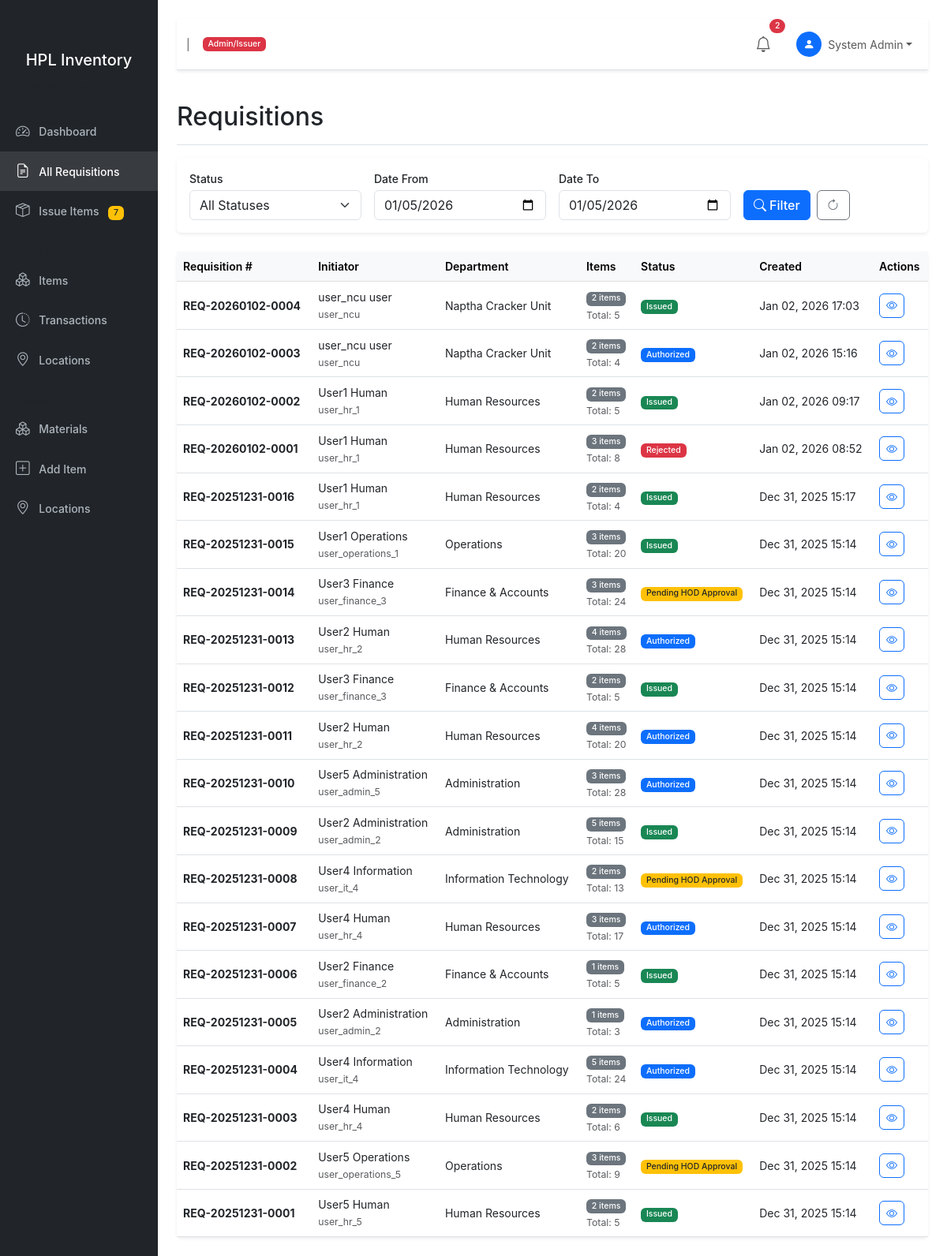
Page /requisition/ (signed in) on the committed database.
### core/models.py (models this page shows, shortened)
class User(AbstractUser):
    ROLE_CHOICES = [
        ('initiator', 'Initiator'),
        ('hod', 'Head of Department'),
        ('admin', 'Admin/Issuer'),
        ('super_admin', 'Super Admin'),
    ]
    role = models.CharField(
        max_length=20,
        choices=ROLE_CHOICES,
        default='initiator',
        help_text="User role determines permissions and workflow capabilities"
    )
    department = models.ForeignKey(
        Department,
        on_delete=models.SET_NULL,
        null=True,
        blank=True,
        related_name='users',
        help_text="Department for HOD authorization scope"
    )
    employee_id = models.CharField(
        max_length=50,
        unique=True,
        blank=True,
        null=True,
        help_text="HPL Employee ID"
    )
    phone = models.CharField(max_length=20, blank=True, null=True)
    is_active = models.BooleanField(default=True)
    created_at = models.DateTimeField(auto_now_add=True)
    updated_at = models.DateTimeField(auto_now=True)
    class Meta:
        verbose_name = 'User'
        verbose_name_plural = 'Users'
        ordering = ['department', 'username']
    def get_full_name(self):
        if self.first_name and self.last_name:
            return f"{self.first_name} {self.last_name}"
        return self.username
    @property
    def is_super_admin(self):
        return self.role == 'super_admin'
    @property
    def is_hod(self):
        return self.role == 'hod'
    @property
    def is_admin(self):
        return self.role == 'admin'
    @property
    def is_initiator(self):
        return self.role == 'initiator'
    def get_pending_requisitions_count(self):
        if self.is_super_admin:
            from requisition.models import Requisition
            return Requisition.objects.filter(
                status__in=['pending_hod', 'authorized']
            ).count()
        elif self.is_hod:
            from requisition.models import Requisition
            return Requisition.objects.filter(
                status='pending_hod',
                initiator__department=self.department
            ).count()
        elif self.is_admin:
            from requisition.models import Requisition
            return Requisition.objects.filter(status='authorized').count()
        return 0

### requisition/models.py (models this page shows, shortened)
class Requisition(models.Model):
    STATUS_CHOICES = [
        ('draft', 'Draft'),
        ('pending_hod', 'Pending HOD Approval'),
        ('sent_back', 'Sent Back for Revision'),
        ('authorized', 'Authorized'),
        ('rejected', 'Rejected'),
        ('issued', 'Issued'),
        ('cancelled', 'Cancelled'),
    ]
    requisition_number = models.CharField(
        max_length=50,
        unique=True,
        help_text="Auto-generated requisition number"
    )
    initiator = models.ForeignKey(
        settings.AUTH_USER_MODEL,
        on_delete=models.PROTECT,
        related_name='requisitions',
        help_text="User who created the requisition"
    )
    hod_approver = models.ForeignKey(
        settings.AUTH_USER_MODEL,
        on_delete=models.SET_NULL,
        null=True,
        blank=True,
        related_name='approved_requisitions',
        help_text="HOD who approved the requisition"
    )
    issuer = models.ForeignKey(
        settings.AUTH_USER_MODEL,
        on_delete=models.SET_NULL,
        null=True,
        blank=True,
        related_name='issued_requisitions',
        help_text="Admin who issued the items"
    )
    status = models.CharField(
        max_length=20,
        choices=STATUS_CHOICES,
        default='pending_hod',
        help_text="Current status of the requisition"
    )
    purpose = models.TextField(
        help_text="Reason/purpose for the requisition"
    )
    department = models.CharField(
        max_length=100,
        help_text="Department of the initiator"
    )
    notes = models.TextField(
        blank=True,
        null=True,
        help_text="Additional notes from HOD or Admin"
    )
    rejection_reason = models.TextField(
        blank=True,
        null=True,
        help_text="Reason for rejection"
    )
    sent_back_reason = models.TextField(
        blank=True,
        null=True,
        help_text="Comments/feedback when requisition was sent back for revision"
    )
    sent_back_at = models.DateTimeField(
        null=True,
        blank=True,
        help_text="When requisition was sent back"
    )
    created_at = models.DateTimeField(auto_now_add=True)
    updated_at = models.DateTimeField(auto_now=True)
    hod_action_date = models.DateTimeField(
        null=True,
        blank=True,
        help_text="When HOD took action"
    )
    issued_date = models.DateTimeField(
        null=True,
        blank=True,
        help_text="When items were issued"
    )
    class Meta:
        verbose_name = 'Requisition'
        verbose_name_plural = 'Requisitions'
        ordering = ['-created_at']
        indexes = [
            models.Index(fields=['status']),
            models.Index(fields=['initiator', 'status']),
            models.Index(fields=['requisition_number']),
        ]
    def get_status_badge(self):
        badges = {
            'draft': 'bg-secondary',
            'pending_hod': 'bg-warning text-dark',
            'sent_back': 'bg-info text-dark',
            'authorized': 'bg-primary',
            'rejected': 'bg-danger',
            'issued': 'bg-success',
            'cancelled': 'bg-dark',
        }
        return badges.get(self.status, 'bg-secondary')
    def get_total_requested(self):
        return sum(item.quantity_requested for item in self.items.all())

class RequisitionLineItem(models.Model):
    requisition = models.ForeignKey(
        Requisition,
        on_delete=models.CASCADE,
        related_name='items'
    )
    item = models.ForeignKey(
        Item,
        on_delete=models.PROTECT,
        related_name='requisition_items'
    )
    quantity_requested = models.IntegerField(
        help_text="Quantity requested by initiator"
    )
    quantity_issued = models.IntegerField(
        default=0,
        help_text="Quantity actually issued by Admin"
    )
    uom = models.CharField(
        max_length=20,
        help_text="Unit of measurement"
    )
    notes = models.TextField(
        blank=True,
        null=True,
        help_text="Specific notes for this item"
    )
    created_at = models.DateTimeField(auto_now_add=True)
    class Meta:
        verbose_name = 'Line Item'
        verbose_name_plural = 'Line Items'
        ordering = ['requisition', 'item']

### requisition/views.py (the view)
# urls.py: path('', views.RequisitionListView.as_view(), name='list'),
class RequisitionListView(RequisitionMixin, ListView):
    model = Requisition
    template_name = 'requisition/requisition_list.html'
    context_object_name = 'requisitions'
    paginate_by = 20
    def get_queryset(self):
        user = self.request.user
        queryset = Requisition.objects.select_related(
            'initiator', 'initiator__department',
            'hod_approver', 'issuer'
        ).all()
        if user.is_hod and user.department:
            queryset = queryset.filter(initiator__department=user.department)
        elif user.is_initiator:
            queryset = queryset.filter(initiator=user)
        status = self.request.GET.get('status')
        if status:
            queryset = queryset.filter(status=status)
        date_from = self.request.GET.get('date_from')
        date_to = self.request.GET.get('date_to')
        if date_from:
            queryset = queryset.filter(created_at__date__gte=date_from)
        if date_to:
            queryset = queryset.filter(created_at__date__lte=date_to)
        return queryset.order_by('-created_at')
    def get_context_data(self, **kwargs):
        context = super().get_context_data(**kwargs)
        context['filter_form'] = RequisitionFilterForm(self.request.GET)
        return context

### requisition/forms.py
class RequisitionFilterForm(forms.Form):
    status = forms.ChoiceField(
        choices=[('', 'All Statuses')] + list(Requisition.STATUS_CHOICES),
        widget=forms.Select(attrs={'class': 'form-select'}),
        required=False
    )
    date_from = forms.DateField(
        widget=forms.DateInput(attrs={'class': 'form-control', 'type': 'date'}),
        required=False
    )
    date_to = forms.DateField(
        widget=forms.DateInput(attrs={'class': 'form-control', 'type': 'date'}),
        required=False
    )

### requisition/views.py (called while the page is built)
    def get_context_data(self, **kwargs):
        context = super().get_context_data(**kwargs)
        context['title'] = 'Requisition Management'
        context['STATUS_CHOICES'] = Requisition.STATUS_CHOICES
        return context

### templates/requisition/requisition_list.html (shortened to what this page needs)
{% extends 'base.html' %}
{% block content %}
<div class="d-flex justify-content-between flex-wrap flex-md-nowrap align-items-center pt-3 pb-2 mb-3 border-bottom">
    <h1 class="h2">Requisitions</h1>
</div>
<div class="card mb-4">
    <div class="card-body">
        <form method="get" class="row g-3">
            <div class="col-md-3">
                <label class="form-label">Status</label>
                <select name="status" class="form-select">
                    <option value="">All Statuses</option>
                </select>
            </div>
            <div class="col-md-3">
                <label class="form-label">Date From</label>
                <input type="date" name="date_from" class="form-control" value="{{ request.GET.date_from }}">
            </div>
            <div class="col-md-3">
                <label class="form-label">Date To</label>
                <input type="date" name="date_to" class="form-control" value="{{ request.GET.date_to }}">
            </div>
            <div class="col-md-3 d-flex align-items-end">
                <button type="submit" class="btn btn-primary me-2">
                    <i class="bi bi-search me-1"></i>Filter
                </button>
                <a href="{% url 'requisition:list' %}" class="btn btn-outline-secondary">
                    <i class="bi bi-arrow-clockwise"></i>
                </a>
            </div>
        </form>
    </div>
</div>
<div class="card">
    <div class="card-body p-0">
        <div class="table-responsive">
            <table class="table table-hover mb-0">
                <thead class="table-light">
                    <tr>
                        <th>Requisition #</th>
                        <th>Initiator</th>
                        <th>Department</th>
                        <th>Items</th>
                        <th>Status</th>
                        <th>Created</th>
                        <th>Actions</th>
                    </tr>
                </thead>
                <tbody>
                    {% for req in requisitions %}
                    <tr>
                        <td>
                            <strong>{{ req.requisition_number }}</strong>
                        </td>
                        <td>
                            {{ req.initiator.get_full_name }}
                            <br>
                            <small class="text-muted">{{ req.initiator.username }}</small>
                        </td>
                        <td>{{ req.department }}</td>
                        <td>
                            <span class="badge bg-secondary">{{ req.items.count }} items</span>
                            <br>
                            <small class="text-muted">Total: {{ req.get_total_requested }}</small>
                        </td>
                        <td>
                            <span class="badge {{ req.get_status_badge }}">
                                {{ req.get_status_display }}
                            </span>
                        </td>
                        <td>{{ req.created_at|date:"M d, Y H:i" }}</td>
                        <td>
                            <a href="{% url 'requisition:detail' req.pk %}" class="btn btn-sm btn-outline-primary">
                                <i class="bi bi-eye"></i>
                            </a>
                        </td>
                    </tr>
                    {% endfor %}
                </tbody>
            </table>
        </div>
    </div>
</div>
{% endblock %}

### templates/partials/navbar.html (shortened to what this page needs)
<nav class="navbar navbar-expand-lg navbar-light bg-white border-bottom mb-4">
    <div class="container-fluid">
        <div class="d-flex align-items-center">
            <span class="me-3 text-muted">|</span>
            <span class="badge {% if user.is_admin %}bg-danger{% elif user.is_hod %}bg-warning text-dark{% else %}bg-info{% endif %} me-2">
                {{ user.get_role_display }}
            </span>
        </div>
        <div class="collapse navbar-collapse justify-content-end">
            <ul class="navbar-nav align-items-center">
                <li class="nav-item dropdown me-3">
                    <a class="nav-link position-relative" href="#" role="button"
                       data-bs-toggle="dropdown" id="notificationDropdown">
                        <i class="bi bi-bell fs-5"></i>
                        <span class="position-absolute top-0 start-100 translate-middle badge rounded-pill bg-danger"
                              id="notificationBadge" style="display: none;">
                        </span>
                    </a>
                </li>
                <li class="nav-item dropdown">
                    <a class="nav-link dropdown-toggle d-flex align-items-center" href="#"
                       role="button" data-bs-toggle="dropdown">
                        <div class="bg-primary text-white rounded-circle d-flex align-items-center justify-content-center me-2"
                             style="width: 32px; height: 32px;">
                            <i class="bi bi-person-fill"></i>
                        </div>
                        <span>{{ user.get_full_name }}</span>
                    </a>
                </li>
            </ul>
        </div>
    </div>
</nav>

### static/css/style.css (style rules this page uses)
:root { --sidebar-width: 250px; --primary-color: #0d6efd; --secondary-color: #6c757d; --success-color: #198754; --warning-color: #ffc107; --danger-color: #dc3545; --info-color: #0dcaf0; }
body { font-family: -apple-system, BlinkMacSystemFont, 'Segoe UI', Roboto, 'Helvetica Neue', Arial, sans-serif; font-size: 14px; }
.card { border: none; box-shadow: 0 0.125rem 0.25rem rgba(0, 0, 0, 0.075); }
.table th { font-weight: 600; border-top: none; }
.table td { vertical-align: middle; }
.form-label { font-weight: 500; margin-bottom: 0.25rem; }
.btn { font-weight: 500; border-radius: 0.375rem; }
.btn-primary { background-color: var(--primary-color); border-color: var(--primary-color); }
.badge { font-weight: 500; padding: 0.35em 0.65em; }
.navbar { box-shadow: 0 0.125rem 0.25rem rgba(0, 0, 0, 0.075); }

### rows in the picture
User: role "Admin/Issuer", get_full_name "System Admin"
Requisition: requisition_number "REQ-20260102-0004", initiator.get_full_name "user_ncu user", initiator.username "user_ncu", department "Naptha Cracker Unit", items.count "2", get_total_requested "5", status "Issued", created_at "Jan 02, 2026 17:03"
Requisition: requisition_number "REQ-20260102-0003", initiator.get_full_name "user_ncu user", initiator.username "user_ncu", department "Naptha Cracker Unit", items.count "2", get_total_requested "4", status "Authorized", created_at "Jan 02, 2026 15:16"
Requisition: requisition_number "REQ-20260102-0002", initiator.get_full_name "User1 Human", initiator.username "user_hr_1", department "Human Resources", items.count "2", get_total_requested "5", status "Issued", created_at "Jan 02, 2026 09:17"
Requisition: requisition_number "REQ-20260102-0001", initiator.get_full_name "User1 Human", initiator.username "user_hr_1", department "Human Resources", items.count "3", get_total_requested "8", status "Rejected", created_at "Jan 02, 2026 08:52"
Requisition: requisition_number "REQ-20251231-0016", initiator.get_full_name "User1 Human", initiator.username "user_hr_1", department "Human Resources", items.count "2", get_total_requested "4", status "Issued", created_at "Dec 31, 2025 15:17"
Requisition: requisition_number "REQ-20251231-0015", initiator.get_full_name "User1 Operations", initiator.username "user_operations_1", department "Operations", items.count "3", get_total_requested "20", status "Issued", created_at "Dec 31, 2025 15:14"
Requisition: requisition_number "REQ-20251231-0014", initiator.get_full_name "User3 Finance", initiator.username "user_finance_3", department "Finance & Accounts", items.count "3", get_total_requested "24", status "Pending HOD Approval", created_at "Dec 31, 2025 15:14"
Requisition: requisition_number "REQ-20251231-0013", initiator.get_full_name "User2 Human", initiator.username "user_hr_2", department "Human Resources", items.count "4", get_total_requested "28", status "Authorized", created_at "Dec 31, 2025 15:14"
Requisition: requisition_number "REQ-20251231-0012", initiator.get_full_name "User3 Finance", initiator.username "user_finance_3", department "Finance & Accounts", items.count "2", get_total_requested "5", status "Issued", created_at "Dec 31, 2025 15:14"
Requisition: requisition_number "REQ-20251231-0011", initiator.get_full_name "User2 Human", initiator.username "user_hr_2", department "Human Resources", items.count "4", get_total_requested "20", status "Authorized", created_at "Dec 31, 2025 15:14"
Requisition: requisition_number "REQ-20251231-0010", initiator.get_full_name "User5 Administration", initiator.username "user_admin_5", department "Administration", items.count "3", get_total_requested "28", status "Authorized", created_at "Dec 31, 2025 15:14"
Requisition: requisition_number "REQ-20251231-0009", initiator.get_full_name "User2 Administration", initiator.username "user_admin_2", department "Administration", items.count "5", get_total_requested "15", status "Issued", created_at "Dec 31, 2025 15:14"
Requisition: requisition_number "REQ-20251231-0008", initiator.get_full_name "User4 Information", initiator.username "user_it_4", department "Information Technology", items.count "2", get_total_requested "13", status "Pending HOD Approval", created_at "Dec 31, 2025 15:14"
Requisition: requisition_number "REQ-20251231-0007", initiator.get_full_name "User4 Human", initiator.username "user_hr_4", department "Human Resources", items.count "3", get_total_requested "17", status "Authorized", created_at "Dec 31, 2025 15:14"
Requisition: requisition_number "REQ-20251231-0006", initiator.get_full_name "User2 Finance", initiator.username "user_finance_2", department "Finance & Accounts", items.count "1", get_total_requested "5", status "Issued", created_at "Dec 31, 2025 15:14"
Requisition: requisition_number "REQ-20251231-0005", initiator.get_full_name "User2 Administration", initiator.username "user_admin_2", department "Administration", items.count "1", get_total_requested "3", status "Authorized", created_at "Dec 31, 2025 15:14"
Requisition: requisition_number "REQ-20251231-0004", initiator.get_full_name "User4 Information", initiator.username "user_it_4", department "Information Technology", items.count "5", get_total_requested "24", status "Authorized", created_at "Dec 31, 2025 15:14"
Requisition: requisition_number "REQ-20251231-0003", initiator.get_full_name "User4 Human", initiator.username "user_hr_4", department "Human Resources", items.count "2", get_total_requested "6", status "Issued", created_at "Dec 31, 2025 15:14"
Requisition: requisition_number "REQ-20251231-0002", initiator.get_full_name "User5 Operations", initiator.username "user_operations_5", department "Operations", items.count "3", get_total_requested "9", status "Pending HOD Approval", created_at "Dec 31, 2025 15:14"
Requisition: requisition_number "REQ-20251231-0001", initiator.get_full_name "User5 Human", initiator.username "user_hr_5", department "Human Resources", items.count "2", get_total_requested "5", status "Issued", created_at "Dec 31, 2025 15:14"

### other values in the picture
{{ pending_count }} "7"
